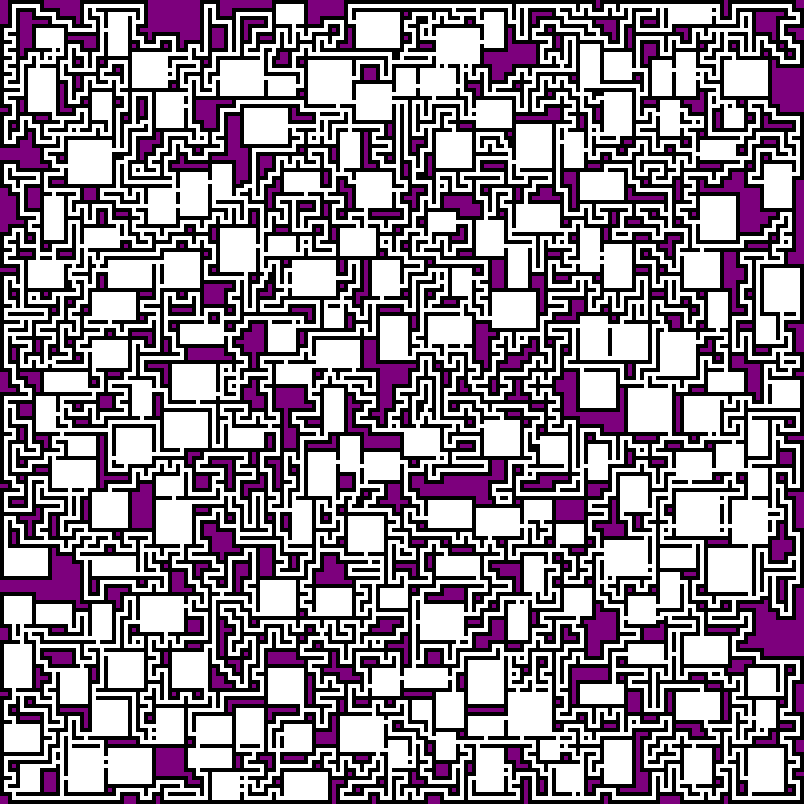
Frame 1 (no input)
Frame 60 (the mouse pressed at the canvas centre just before this capture): identical to frame 1, image omitted
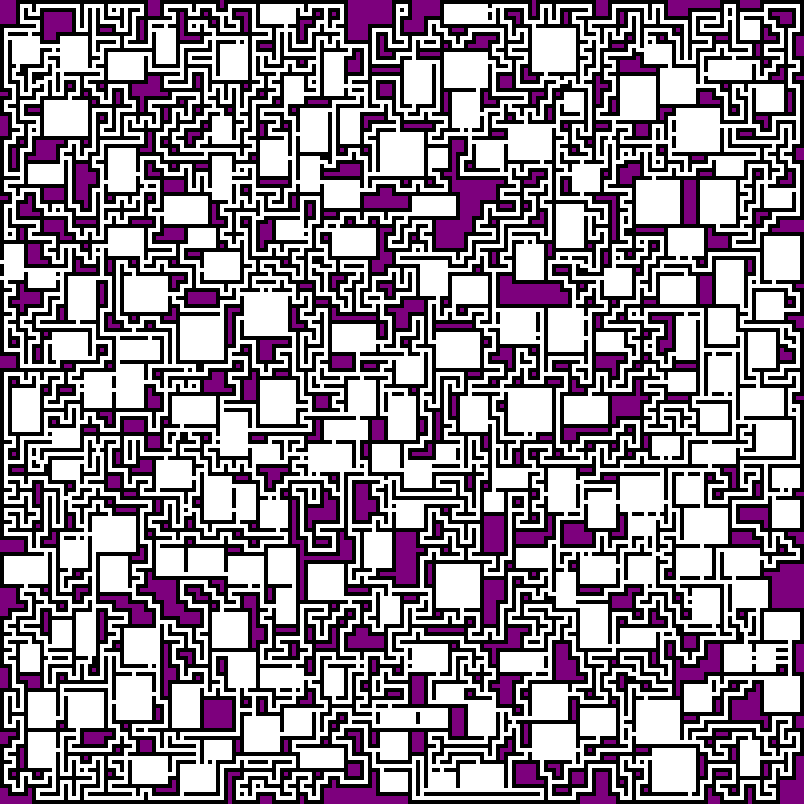
Frame 120 (the mouse held since frame 60 and released just before this capture)

The Processing sketch that drew these frames (run headless with seeded random() and noise(); from frame 60 on, the mouse is pressed at the canvas centre):

// Processing sketch: DungeonGenerator
// ── DungeonGenerator.pde
//CONSTANTS
int SIZE = 4;
int WALL = 0;
int FLOOR = 1;
int ROOM = 2;
int VOID = 3;
int ROOM_DENSITY = 500;
float DEAD_ROOM_CHANCE = 0.5f;
int MAX_ROOM_SIZE = 13;
int MIN_ROOM_SIZE = 5;

int[] grid;
int cols;
int rows;
ArrayList<Room> rooms;
  

void setup(){
  size(804, 804);
  
  cols = floor(width / SIZE);
  rows = floor(height / SIZE);
  generate();
}

void draw(){
  background(0);
  //Draw all cells
  noStroke();
  for(int i = 0; i < grid.length; i++){
    setPixel(i % cols, floor(i / cols), getColor(grid[i]));
  }
}

void mousePressed(){
  generate();
}

boolean isDeadEnd(int x, int y){
  if(x < 1 || x >= cols - 1 || y <  1 || y >= rows - 1) return false;
  int count = 0;
  if(grid[x - 1 + y * cols] == WALL) count ++;
  if(grid[x + 1 + y * cols] == WALL) count ++;
  if(grid[x + (y - 1) * cols] == WALL) count ++;
  if(grid[x + (y + 1) * cols] == WALL) count ++;
  if(count >= 3) return true;
  return false;
}

void generate(){
  //Step 0, set everything as solid walls
  grid = new int[cols * rows];
  for(int i = 0; i < grid.length; i++){
    grid[i] = WALL;
  }
  rooms = new ArrayList<Room>();
  
  //Step 1, give it ROOM_DENSITY tries to place rooms
  int tries = 0;
  while(tries < ROOM_DENSITY){
    tries++;
    placeRoom();
  }
  
  //Step 2, pick a random wall at an uneven starting point, push to stack
  ArrayList<Int2D> stack = new ArrayList<Int2D>();
  Int2D pos = new Int2D();
  do{
    pos.rndOdd(cols, rows);
  } while(grid[pos.x + pos.y * cols] != WALL);
  grid[pos.x + pos.y * cols] = FLOOR;
  stack.add(pos);
  
  //Step 3, tunnel randomly from there while there are items on the stack
  ArrayList<Int2D> neighbors = new ArrayList<Int2D>();
  while(stack.size() > 0){
    int rndIndex = stack.size() - 1;
    //Grab the first element from the stack
    pos = stack.get(rndIndex);
    //Try to find a neighbor
    neighbors = getNeighbors(pos);
    //IF no neighbors, this is a dead end, remove this cell from the stack
    if(neighbors.size() == 0){
      stack.remove(rndIndex);
    }else{//Connect to a random neighbor and add that neighbor to the stack
      Int2D rndNeighbor = neighbors.get(floor(random(neighbors.size())));
      stack.add(rndNeighbor);
      //Set the path to floor
      grid[rndNeighbor.x + rndNeighbor.y * cols] = FLOOR;
      int midX = (rndNeighbor.x + pos.x) / 2;
      int midY = (rndNeighbor.y + pos.y) / 2;
      grid[midX + midY * cols] = FLOOR;
    }
  }
  
  //Step 4, for every room, punch a hole to the path
  for(Room r : rooms){
    r.punchHoles();
  }
  
  //Step 5, randomly remove some walls
  for(int i = 0; i < grid.length; i++){
    int x = i % cols;
    int y = floor(i / cols);
    if(grid[i] == WALL && x > 0 && x <= cols - 2 && y > 0 && y <= rows -2){
      if(isStraightWall(x, y)){
        if(random(1) < 0.02f) grid[i] = FLOOR;
      }
    }
  }
  
  //Step 6, remove dead ends
  int found;
  do{
    found = 0;
    for(int i = 0; i < grid.length; i++){
      if(grid[i] == FLOOR){//On floors, check if they are a dead end
        int x = i % cols;
        int y = floor(i / cols);
        if(isDeadEnd(x, y)){
          found ++;
          grid[i] = WALL;
        }
      }
    }
  }while(found > 0);
  
  //Step 7: For all pure walls cells, turn them into void
  ArrayList<Integer> voids = new ArrayList<Integer>();
  for(int i = 0; i < grid.length; i++){
    pos = new Int2D(i % cols, floor(i / cols));
    if(getCell(pos.x, pos.y) == WALL){
      int left = getCell(pos.x - 1, pos.y);
      int tl = getCell(pos.x - 1, pos.y - 1);
      int right = getCell(pos.x + 1, pos.y);
      int tr = getCell(pos.x + 1, pos.y - 1);
      int up = getCell(pos.x, pos.y - 1);
      int bl = getCell(pos.x - 1, pos.y + 1);
      int down = getCell(pos.x, pos.y + 1);
      int br = getCell(pos.x + 1, pos.y + 1);
      if(left == WALL && right == WALL && up == WALL && down == WALL && tl == WALL
        && tr == WALL && br == WALL && bl == WALL){
        voids.add(i);
      }
    }
  }
  for(int i : voids){
    grid[i] = VOID;
  }
}

boolean isStraightWall(int x, int y){
  int left = getCell(x - 1, y);
  int right = getCell(x + 1, y);
  int up = getCell(x, y - 1);
  int down = getCell(x, y + 1);
  if(left == right && left == WALL && up == FLOOR && down == FLOOR){
    return true;
  }else if(up == down && up == WALL && left == FLOOR && right == FLOOR){
    return true;
  }
  return false;
}

ArrayList<Int2D> getNeighbors(Int2D pos){
  ArrayList<Int2D> n = new ArrayList<Int2D>();
  //Try all sides
  Int2D left = new Int2D(pos.x - 2, pos.y);
  Int2D right = new Int2D(pos.x + 2, pos.y);
  Int2D up = new Int2D(pos.x, pos.y - 2);
  Int2D down = new Int2D(pos.x, pos.y + 2);
  //Add them to the list of possible if they are in screen
  if(left.x > 0) n.add(left);
  if(right.x < cols) n.add(right);
  if(up.y > 0) n.add(up);
  if(down.y < rows) n.add(down);
  //Check if they are surrounded by WALL
  for(int i = n.size() - 1; i >= 0; i--){
    if(!isAllWall(n.get(i))) n.remove(i);
  }
  return n;
}

boolean isAllWall(Int2D p){
  for(int x = p.x - 1; x < p.x + 1; x ++){
    for(int y = p.y - 1; y < p.y + 1; y ++){
      if(getCell(x, y) != WALL) return false;
    }
  }
  return true;
}

int getCell(int x, int y){
  if(x < 0 || x >= cols || y < 0 || y >= rows) return WALL;
  return grid[x + y * cols];
}


int getColor(int tileType){
  if(tileType == WALL) return color(0);
  if(tileType == FLOOR) return color(255);
  if(tileType == ROOM) return color(200);
  if(tileType == VOID) return color(125, 0, 125);
  return color(255, 0, 0);
}

void setPixel(int x, int y, int c){
  fill(c);
  rect(x * SIZE, y * SIZE, SIZE, SIZE);
}

void placeRoom(){
  //random x and y coordinate
  Int2D pos = new Int2D();
  pos.rndOdd(cols, rows);
  //random width and height, between max and min room size
  Int2D dim = new Int2D();
  dim.rndOdd(MIN_ROOM_SIZE, MAX_ROOM_SIZE, MIN_ROOM_SIZE, MAX_ROOM_SIZE);
  //Make sure we are not outside of bounds
  if(pos.x + dim.x >= cols) return;
  if(pos.y + dim.y >= rows) return;
  
  //Now check if any of our tiles intersect with other floor tiles
  for(int i = pos.x; i < pos.x + dim.x; i++){
    for(int j = pos.y; j < pos.y + dim.y; j++){
      if(grid[i + j * cols] != WALL){
        //Found a intersecting floor, return
        return;
      }
    }
  }
  
  Room room = new Room();
  rooms.add(room);
  
  //If we made it this far, add the room to the dungeon
  for(int i = pos.x; i < pos.x + dim.x; i++){
    for(int j = pos.y; j < pos.y + dim.y; j++){
      grid[i + j * cols] = ROOM;
      room.tiles.add(new Int2D(i, j));
    }
  }
}

class Int2D{
  int x;
  int y;
  Int2D(int x, int y){
    this.x = x;
    this.y = y;
  }
  
  Int2D(){
    x = y = 0;
  }
  
  void rndOdd(int minX, int maxX, int minY, int maxY){
    x = floor(random(minX, maxX - 1));
    y = floor(random(minY, maxY - 1));
    //make sure that the coords are odd
    x = (x % 2 == 0) ? x + 1: x;
    y = (y % 2 == 0) ? y + 1: y;
  
  }
  
  void rndOdd(int maxX, int maxY){
    rndOdd(0, maxX, 0, maxY);
  }
  
  boolean isOdd(){
    return (x % 2 != 0) && (y % 2 != 0);
  }
}

class Room{
  ArrayList<Int2D> tiles = new ArrayList<Int2D>();
  
  void setAllFloor(){
    for(Int2D p : tiles){
      grid[p.x + p.y * cols] = FLOOR;
    }
  }
  
  void punchHoles(){
    punchHole();
    //25% percent chance for more exits
    while(random(1) < (1 - DEAD_ROOM_CHANCE)){
      punchHole();
    }
    setAllFloor();
  }
  
  void punchHole(){
    //Pick a random odd spot in the room
    Int2D pos;
    do{
      pos = rndTile();
    }while(!pos.isOdd());
    //Pick a random direction
    pos = new Int2D(pos.x, pos.y);
    Int2D dir = new Int2D();
    int rnd = floor(random(4));
    if(rnd == 0) dir.x  = -1;
    if(rnd == 1) dir.x  = 1;
    if(rnd == 2) dir.y  = -1;
    if(rnd == 3) dir.y  = 1;
    
    //Punch through untill we reach FLOOR
    int newX = pos.x + dir.x;
    int newY = pos.y + dir.y;
    do{
      grid[newX + newY * cols] = FLOOR;
      pos.x = newX;
      pos.y = newY;
      newX += dir.x;
      newY += dir.y;
      //If we reach an edge
      if(newX < 1 || newX >= cols -1 || newY < 1 || newY >= rows - 1){
        //Try again
        punchHole();
        return;        
      }
    }while(grid[newX + newY * cols] != FLOOR);
  }
  
  Int2D rndTile(){
    return tiles.get(floor(random(tiles.size())));
  }
}
